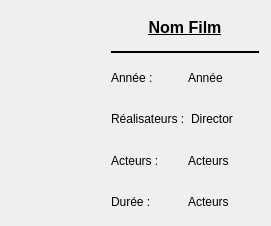
<?xml version="1.0" encoding="UTF-8"?>
<ui version="4.0">
 <class>FilmViewClass</class>
 <widget class="QWidget" name="FilmViewClass">
  <property name="geometry">
   <rect>
    <x>0</x>
    <y>0</y>
    <width>271</width>
    <height>226</height>
   </rect>
  </property>
  <property name="minimumSize">
   <size>
    <width>219</width>
    <height>147</height>
   </size>
  </property>
  <property name="windowTitle">
   <string>FilmView</string>
  </property>
  <widget class="QWidget" name="horizontalLayoutWidget">
   <property name="geometry">
    <rect>
     <x>-1</x>
     <y>-1</y>
     <width>271</width>
     <height>231</height>
    </rect>
   </property>
   <layout class="QHBoxLayout" name="horizontalLayout">
    <property name="spacing">
     <number>1</number>
    </property>
    <item>
     <widget class="QLabel" name="label_image">
      <property name="maximumSize">
       <size>
        <width>100</width>
        <height>125</height>
       </size>
      </property>
      <property name="text">
       <string/>
      </property>
      <property name="pixmap">
       <pixmap resource="images.qrc">:/images/movie.png</pixmap>
      </property>
      <property name="scaledContents">
       <bool>true</bool>
      </property>
      <property name="alignment">
       <set>Qt::AlignCenter</set>
      </property>
      <property name="margin">
       <number>5</number>
      </property>
     </widget>
    </item>
    <item>
     <layout class="QVBoxLayout" name="verticalLayout">
      <item>
       <widget class="QLabel" name="label_nom_film">
        <property name="text">
         <string>&lt;!DOCTYPE HTML PUBLIC &quot;-//W3C//DTD HTML 4.0//EN&quot; &quot;http://www.w3.org/TR/REC-html40/strict.dtd&quot;&gt;
&lt;html&gt;&lt;head&gt;&lt;meta name=&quot;qrichtext&quot; content=&quot;1&quot; /&gt;&lt;style type=&quot;text/css&quot;&gt;
p, li { white-space: pre-wrap; }
&lt;/style&gt;&lt;/head&gt;&lt;body style=&quot; font-family:'MS Shell Dlg 2'; font-size:8.25pt; font-weight:400; font-style:normal;&quot;&gt;
&lt;p align=&quot;center&quot; style=&quot; margin-top:0px; margin-bottom:0px; margin-left:0px; margin-right:0px; -qt-block-indent:0; text-indent:0px;&quot;&gt;&lt;span style=&quot; font-size:12pt; font-weight:600; text-decoration: underline;&quot;&gt;Nom Film&lt;/span&gt;&lt;/p&gt;&lt;/body&gt;&lt;/html&gt;</string>
        </property>
       </widget>
      </item>
      <item>
       <widget class="Line" name="line">
        <property name="frameShadow">
         <enum>QFrame::Plain</enum>
        </property>
        <property name="lineWidth">
         <number>2</number>
        </property>
        <property name="orientation">
         <enum>Qt::Horizontal</enum>
        </property>
       </widget>
      </item>
      <item>
       <layout class="QHBoxLayout" name="horizontalLayout_2">
        <item>
         <widget class="QLabel" name="label">
          <property name="text">
           <string>Année : </string>
          </property>
         </widget>
        </item>
        <item>
         <widget class="QLabel" name="label_annee">
          <property name="text">
           <string>Année</string>
          </property>
          <property name="margin">
           <number>10</number>
          </property>
         </widget>
        </item>
       </layout>
      </item>
      <item>
       <layout class="QHBoxLayout" name="horizontalLayout_3">
        <item>
         <widget class="QLabel" name="label_2">
          <property name="text">
           <string>Réalisateurs :</string>
          </property>
         </widget>
        </item>
        <item>
         <widget class="QLabel" name="label_director">
          <property name="text">
           <string>Director</string>
          </property>
          <property name="margin">
           <number>10</number>
          </property>
         </widget>
        </item>
       </layout>
      </item>
      <item>
       <layout class="QHBoxLayout" name="horizontalLayout_5">
        <item>
         <widget class="QLabel" name="label_3">
          <property name="text">
           <string>Acteurs : </string>
          </property>
         </widget>
        </item>
        <item>
         <widget class="QLabel" name="label_acteurs">
          <property name="text">
           <string>Acteurs</string>
          </property>
          <property name="margin">
           <number>10</number>
          </property>
         </widget>
        </item>
       </layout>
      </item>
      <item>
       <layout class="QHBoxLayout" name="horizontalLayout_4">
        <item>
         <widget class="QLabel" name="label_4">
          <property name="text">
           <string>Durée : </string>
          </property>
         </widget>
        </item>
        <item>
         <widget class="QLabel" name="label_duree">
          <property name="text">
           <string>Acteurs</string>
          </property>
          <property name="margin">
           <number>10</number>
          </property>
         </widget>
        </item>
       </layout>
      </item>
     </layout>
    </item>
   </layout>
  </widget>
 </widget>
 <layoutdefault spacing="6" margin="11"/>
 <resources>
  <include location="images.qrc"/>
 </resources>
 <connections/>
</ui>
